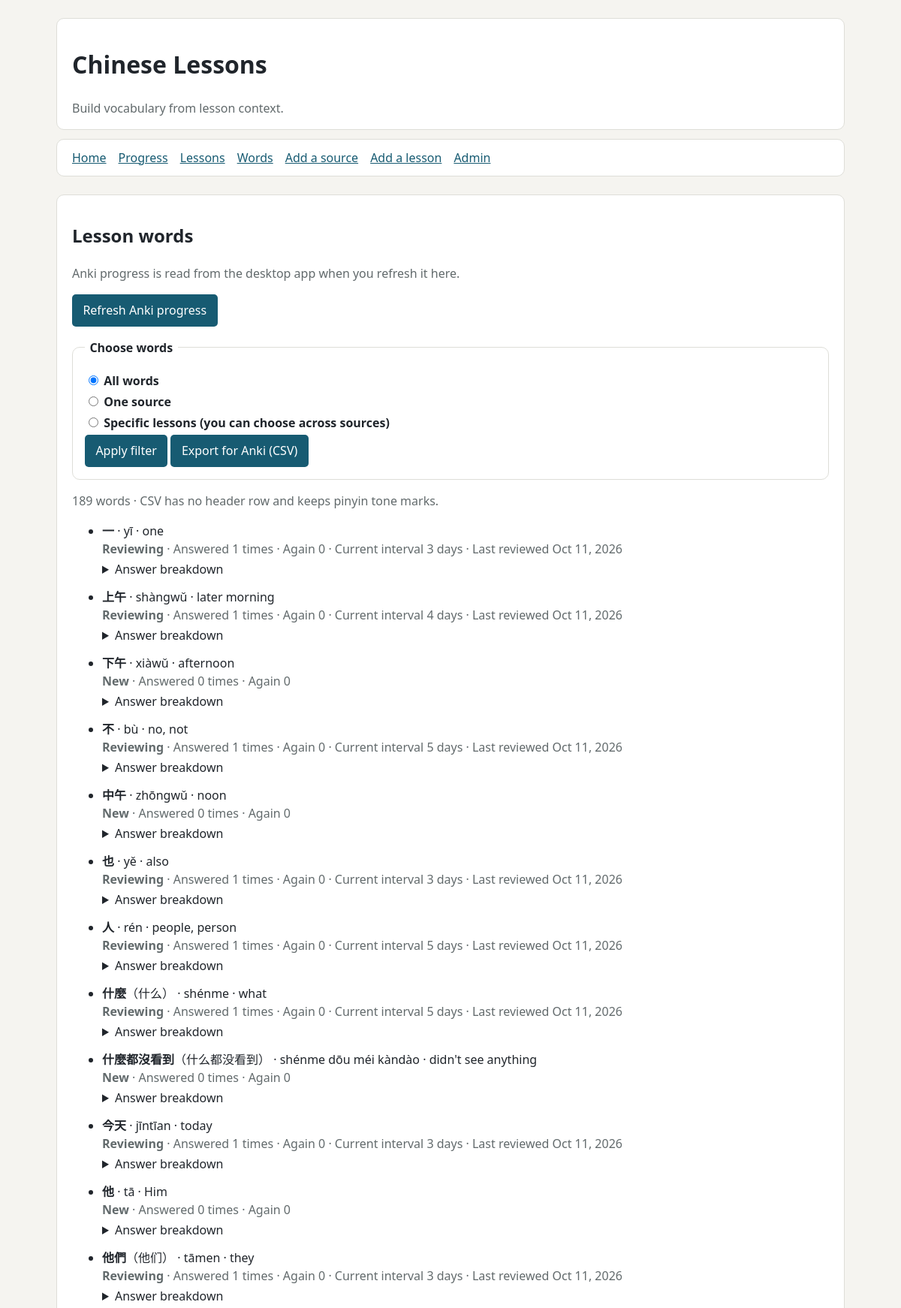
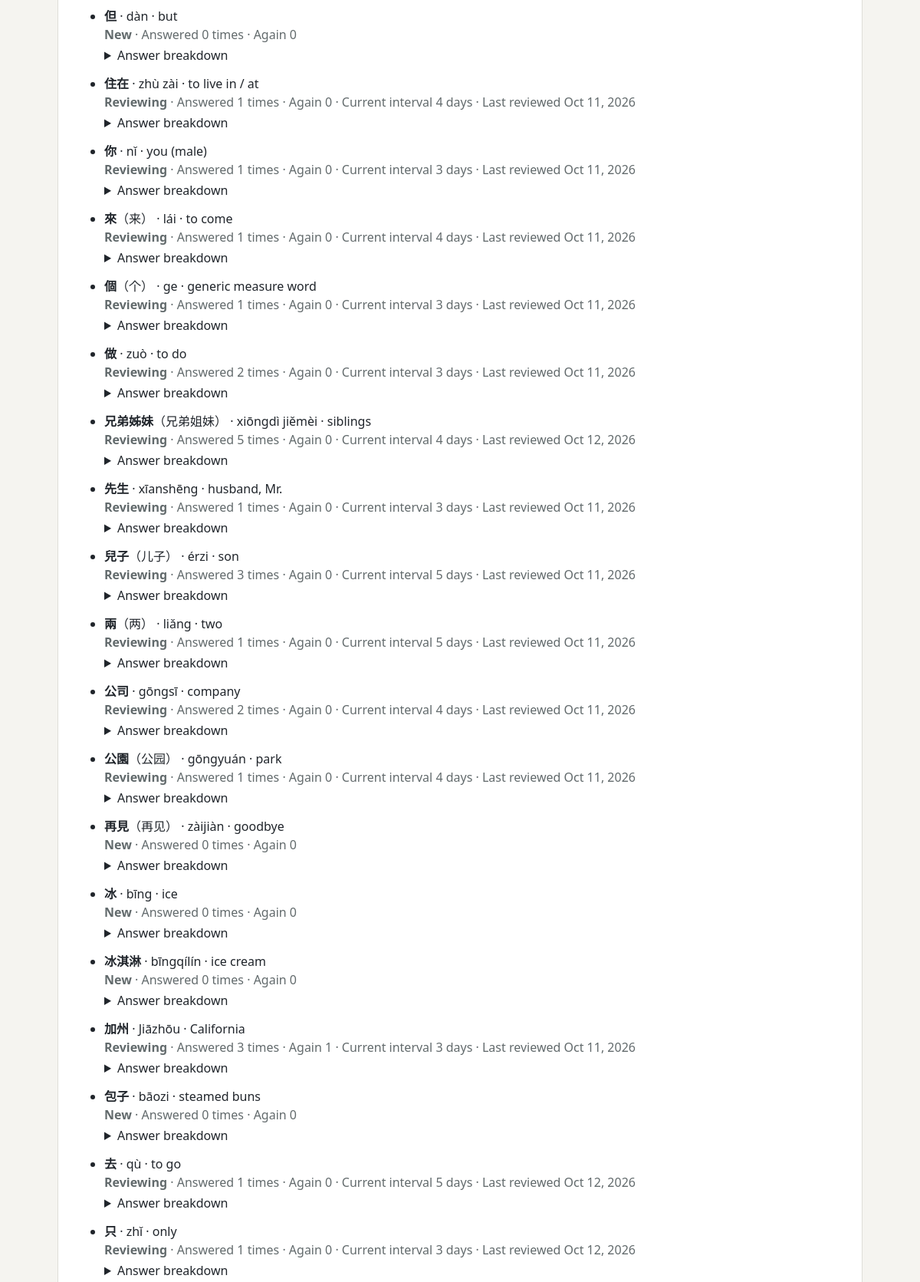
Screenshot of /words/ (upper part) with the database file from the repository (2 pictures, top to bottom).
### lessons/models.py (models this page shows, shortened)
class Word(models.Model):
    created_at = models.DateTimeField(auto_now_add=True)
    traditional = models.CharField(max_length=100, help_text="Traditional Chinese form; used as the primary display form.")
    simplified = models.CharField(max_length=100)
    pinyin = models.CharField(
        max_length=200,
        help_text="Use tone marks (for example, nǐ hǎo) and separate syllables with spaces.",
    )
    english = models.CharField(max_length=255, verbose_name="English translation")
    class Meta:
        constraints = [
            models.UniqueConstraint(fields=("traditional", "pinyin"), name="unique_word_traditional_pinyin"),
        ]
        ordering = ("traditional", "pinyin")

class AnkiProgress(models.Model):
    class State(models.TextChoices):
        NEW = "new", "New"
        LEARNING = "learning", "Learning"
        REVIEWING = "reviewing", "Reviewing"
        RELEARNING = "relearning", "Relearning"
        SUSPENDED = "suspended", "Suspended"
    word = models.OneToOneField(Word, on_delete=models.CASCADE, related_name="anki_progress")
    card_id = models.BigIntegerField(unique=True)
    state = models.CharField(max_length=20, choices=State.choices)
    interval_days = models.PositiveIntegerField(default=0)
    again_count = models.PositiveIntegerField(default=0)
    hard_count = models.PositiveIntegerField(default=0)
    good_count = models.PositiveIntegerField(default=0)
    easy_count = models.PositiveIntegerField(default=0)
    last_reviewed_at = models.DateTimeField(null=True, blank=True)
    synced_at = models.DateTimeField()
    @property
    def answer_count(self):
        return self.again_count + self.hard_count + self.good_count + self.easy_count

### lessons/views.py (the view)
# urls.py: path('words/', lesson_views.word_list, name='word-list'),
def word_list(request):
    scope = request.GET.get("scope", "all")
    source_id = request.GET.get("source", "")
    lesson_ids = request.GET.getlist("lesson")
    words = words_for_filter(scope, source_id, lesson_ids).select_related("anki_progress")
    sources = Source.objects.prefetch_related("lessons")
    return render(request, "lessons/word_list.html", {
        "words": words,
        "sources": sources,
        "scope": scope,
        "selected_source": source_id,
        "selected_lessons": lesson_ids,
    })

### lessons/models.py (called while the page is built)
    def __str__(self):
        return f"{self.name} — {self.creator}" if self.creator else self.name

### lessons/views.py (called while the page is built)
def words_for_filter(scope, source_id, lesson_ids):
    words = Word.objects.filter(lessons__isnull=False)
    if scope == "source":
        if not source_id.isdigit():
            return words.none()
        words = words.filter(lessons__source_id=int(source_id))
    elif scope == "lessons":
        valid_ids = [int(value) for value in lesson_ids if value.isdigit()]
        if not valid_ids:
            return words.none()
        words = words.filter(lessons__id__in=valid_ids)
    return words.distinct()

### lessons/templates/lessons/word_list.html (shortened to what this page needs)
{% extends "lessons/base.html" %}
{% block content %}
<section class="card">
  <h2>Lesson words</h2>
  <p class="muted">Anki progress is read from the desktop app when you refresh it here.</p>
  <form method="post" action="{% url 'word-sync-anki' %}">
    <button type="submit">Refresh Anki progress</button>
  </form>
  <form method="get" action="{% url 'word-list' %}" id="word-filter">
    <fieldset>
      <legend>Choose words</legend>
      <label><input type="radio" name="scope" value="all" {% if scope == "all" %}checked{% endif %} style="width:auto"> All words</label>
      <label><input type="radio" name="scope" value="source" {% if scope == "source" %}checked{% endif %} style="width:auto"> One source</label>
      <label><input type="radio" name="scope" value="lessons" {% if scope == "lessons" %}checked{% endif %} style="width:auto"> Specific lessons (you can choose across sources)</label>
      <button type="submit">Apply filter</button>
      <button type="submit" formaction="{% url 'word-export' %}">Export for Anki (CSV)</button>
    </fieldset>
  </form>
  <p class="muted">{{ words|length }} words · CSV has no header row and keeps pinyin tone marks.</p>
  {% if words %}
    <ul class="word-list">
      {% for word in words %}
        <li>
          <strong>{{ word.traditional }}</strong>{% if word.simplified != word.traditional %}（{{ word.simplified }}）{% endif %} · {{ word.pinyin }} · {{ word.english }}<br>
          {% with progress=word.anki_progress %}
            {% if progress %}
              <span class="muted"><strong>{{ progress.get_state_display }}</strong> · Answered {{ progress.answer_count }} times · Again {{ progress.again_count }}{% if progress.interval_days %} · Current interval {{ progress.interval_days }} day{{ progress.interval_days|pluralize }}{% endif %}{% if progress.last_reviewed_at %} · Last reviewed {{ progress.last_reviewed_at|date:"M j, Y" }}{% endif %}</span>
              <details><summary>Answer breakdown</summary></details>
            {% else %}
              <span class="muted">Not in Anki</span>
            {% endif %}
          {% endwith %}
        </li>
      {% endfor %}
    </ul>
  {% else %}
    <p class="muted">No words match this selection.</p>
  {% endif %}
</section>
{% endblock %}

### lessons/templates/lessons/base.html (style rules this page uses)
:root { font: 16px/1.5 system-ui, sans-serif; color: #20252b; background: #f5f4f0; }
body { max-width: 1050px; margin: 0 auto; padding: 1.5rem; }
header, nav, .card, fieldset { background: white; border: 1px solid #deded8; border-radius: 10px; }
.card { padding: 1rem 1.25rem; margin: 1rem 0; }
.word-list li { margin: .8rem 0; }
.word-list details { margin: .2rem 0 0; }
fieldset { padding: 1rem; margin: 1rem 0; }
legend { font-weight: 700; padding: 0 .4rem; }
label { display: block; font-weight: 600; margin: .25rem 0; }
input, textarea, select { box-sizing: border-box; width: 100%; padding: .55rem; border: 1px solid #b9bfbd; border-radius: 5px; font: inherit; }
button { border: 0; border-radius: 5px; padding: .6rem .9rem; background: #175b72; color: white; font: inherit; cursor: pointer; }
.muted { color: #626a6c; }

### rows the page displays
Word: traditional "一", pinyin "yī", english "one", anki_progress.state "Reviewing", anki_progress.answer_count "1", anki_progress.again_count "0", anki_progress.interval_days "3", anki_progress.last_reviewed_at "Oct 11, 2026"
Word: traditional "上午", pinyin "shàngwǔ", english "later morning", anki_progress.state "Reviewing", anki_progress.answer_count "1", anki_progress.again_count "0", anki_progress.interval_days "4", anki_progress.last_reviewed_at "Oct 11, 2026"
Word: traditional "下午", pinyin "xiàwǔ", english "afternoon", anki_progress.state "New", anki_progress.answer_count "0", anki_progress.again_count "0"
Word: traditional "不", pinyin "bù", english "no, not", anki_progress.state "Reviewing", anki_progress.answer_count "1", anki_progress.again_count "0", anki_progress.interval_days "5", anki_progress.last_reviewed_at "Oct 11, 2026"
Word: traditional "中午", pinyin "zhōngwǔ", english "noon", anki_progress.state "New", anki_progress.answer_count "0", anki_progress.again_count "0"
Word: traditional "也", pinyin "yě", english "also", anki_progress.state "Reviewing", anki_progress.answer_count "1", anki_progress.again_count "0", anki_progress.interval_days "3", anki_progress.last_reviewed_at "Oct 11, 2026"
Word: traditional "人", pinyin "rén", english "people, person", anki_progress.state "Reviewing", anki_progress.answer_count "1", anki_progress.again_count "0", anki_progress.interval_days "5", anki_progress.last_reviewed_at "Oct 11, 2026"
Word: traditional "什麼", simplified "什么", pinyin "shénme", english "what", anki_progress.state "Reviewing", anki_progress.answer_count "1", anki_progress.again_count "0", anki_progress.interval_days "5", anki_progress.last_reviewed_at "Oct 11, 2026"
Word: traditional "什麼都沒看到", simplified "什么都没看到", pinyin "shénme dōu méi kàndào", english "didn't see anything", anki_progress.state "New", anki_progress.answer_count "0", anki_progress.again_count "0"
Word: traditional "今天", pinyin "jīntīan", english "today", anki_progress.state "Reviewing", anki_progress.answer_count "1", anki_progress.again_count "0", anki_progress.interval_days "3", anki_progress.last_reviewed_at "Oct 11, 2026"
Word: traditional "他", pinyin "tā", english "Him", anki_progress.state "New", anki_progress.answer_count "0", anki_progress.again_count "0"
Word: traditional "他們", simplified "他们", pinyin "tāmen", english "they", anki_progress.state "Reviewing", anki_progress.answer_count "1", anki_progress.again_count "0", anki_progress.interval_days "3", anki_progress.last_reviewed_at "Oct 11, 2026"
Word: traditional "但", pinyin "dàn", english "but", anki_progress.state "New", anki_progress.answer_count "0", anki_progress.again_count "0"
Word: traditional "住在", pinyin "zhù zài", english "to live in / at", anki_progress.state "Reviewing", anki_progress.answer_count "1", anki_progress.again_count "0", anki_progress.interval_days "4", anki_progress.last_reviewed_at "Oct 11, 2026"
Word: traditional "你", pinyin "nǐ", english "you (male)", anki_progress.state "Reviewing", anki_progress.answer_count "1", anki_progress.again_count "0", anki_progress.interval_days "3", anki_progress.last_reviewed_at "Oct 11, 2026"
Word: traditional "來", simplified "来", pinyin "lái", english "to come", anki_progress.state "Reviewing", anki_progress.answer_count "1", anki_progress.again_count "0", anki_progress.interval_days "4", anki_progress.last_reviewed_at "Oct 11, 2026"
Word: traditional "個", simplified "个", pinyin "ge", english "generic measure word", anki_progress.state "Reviewing", anki_progress.answer_count "1", anki_progress.again_count "0", anki_progress.interval_days "3", anki_progress.last_reviewed_at "Oct 11, 2026"
Word: traditional "做", pinyin "zuò", english "to do", anki_progress.state "Reviewing", anki_progress.answer_count "2", anki_progress.again_count "0", anki_progress.interval_days "3", anki_progress.last_reviewed_at "Oct 11, 2026"
Word: traditional "兄弟姊妹", simplified "兄弟姐妹", pinyin "xiōngdì jiěmèi", english "siblings", anki_progress.state "Reviewing", anki_progress.answer_count "5", anki_progress.again_count "0", anki_progress.interval_days "4", anki_progress.last_reviewed_at "Oct 12, 2026"
Word: traditional "先生", pinyin "xīanshēng", english "husband, Mr.", anki_progress.state "Reviewing", anki_progress.answer_count "1", anki_progress.again_count "0", anki_progress.interval_days "3", anki_progress.last_reviewed_at "Oct 11, 2026"
Word: traditional "兒子", simplified "儿子", pinyin "érzi", english "son", anki_progress.state "Reviewing", anki_progress.answer_count "3", anki_progress.again_count "0", anki_progress.interval_days "5", anki_progress.last_reviewed_at "Oct 11, 2026"
Word: traditional "兩", simplified "两", pinyin "liǎng", english "two", anki_progress.state "Reviewing", anki_progress.answer_count "1", anki_progress.again_count "0", anki_progress.interval_days "5", anki_progress.last_reviewed_at "Oct 11, 2026"
Word: traditional "公司", pinyin "gōngsī", english "company", anki_progress.state "Reviewing", anki_progress.answer_count "2", anki_progress.again_count "0", anki_progress.interval_days "4", anki_progress.last_reviewed_at "Oct 11, 2026"
Word: traditional "公園", simplified "公园", pinyin "gōngyuán", english "park", anki_progress.state "Reviewing", anki_progress.answer_count "1", anki_progress.again_count "0", anki_progress.interval_days "4", anki_progress.last_reviewed_at "Oct 11, 2026"
Word: traditional "再見", simplified "再见", pinyin "zàijiàn", english "goodbye", anki_progress.state "New", anki_progress.answer_count "0", anki_progress.again_count "0"
Word: traditional "冰", pinyin "bīng", english "ice", anki_progress.state "New", anki_progress.answer_count "0", anki_progress.again_count "0"
Word: traditional "冰淇淋", pinyin "bīngqílín", english "ice cream", anki_progress.state "New", anki_progress.answer_count "0", anki_progress.again_count "0"
Word: traditional "加州", pinyin "Jiāzhōu", english "California", anki_progress.state "Reviewing", anki_progress.answer_count "3", anki_progress.again_count "1", anki_progress.interval_days "3", anki_progress.last_reviewed_at "Oct 11, 2026"
Word: traditional "包子", pinyin "bāozi", english "steamed buns", anki_progress.state "New", anki_progress.answer_count "0", anki_progress.again_count "0"
Word: traditional "去", pinyin "qù", english "to go", anki_progress.state "Reviewing", anki_progress.answer_count "1", anki_progress.again_count "0", anki_progress.interval_days "5", anki_progress.last_reviewed_at "Oct 12, 2026"
Word: traditional "只", pinyin "zhǐ", english "only", anki_progress.state "Reviewing", anki_progress.answer_count "1", anki_progress.again_count "0", anki_progress.interval_days "3", anki_progress.last_reviewed_at "Oct 12, 2026"

### other values shown
{{ words|length }} "189"
